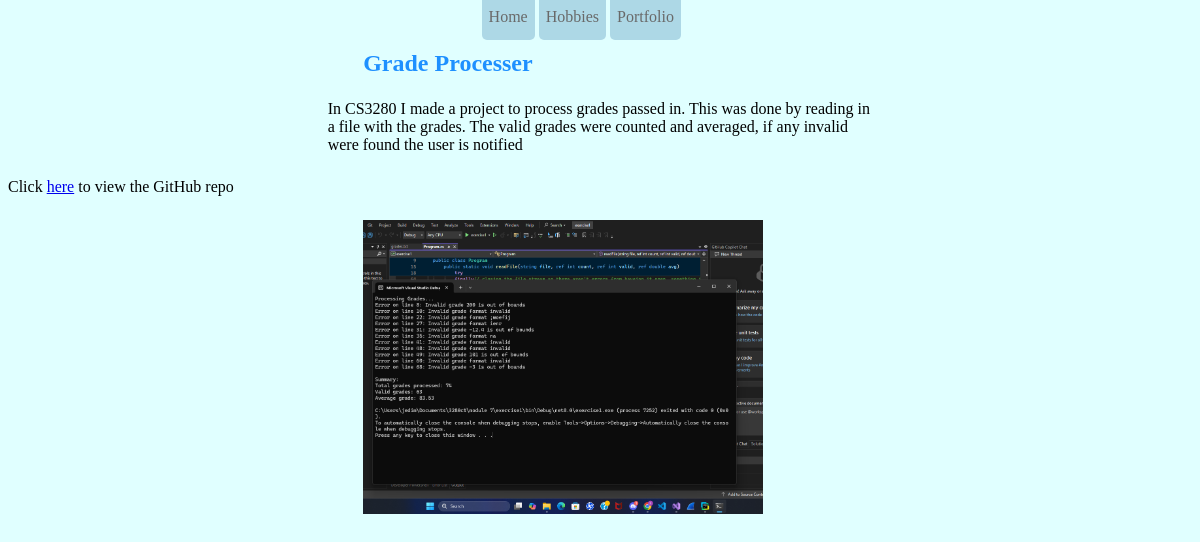
Page /portfolio/grade-processer on the committed database.
### PortfolioDatabase/models.py (models this page shows, shortened)
class Portfolio(models.Model):
    name = models.CharField(max_length=100)
    description = models.CharField(max_length=400)
    image = models.ImageField(default='fallback.png', blank=True)
    link = models.URLField(max_length=500, default="https://github.com/ethanMinson?tab=repositories")
    slug = models.SlugField()

### PortfolioDatabase/views.py (the view)
# urls.py: path("portfolio/<slug:slug>", views.portfolio_view, name="portfolio_view"),
def portfolio_view(request, slug):
    project = Portfolio.objects.get(slug=slug)
    return render(request, "PortfolioDatabase/portfolio_detailed.html", {"project": project})

### PortfolioDatabase/templates/PortfolioDatabase/portfolio_detailed.html (shortened to what this page needs)
<!DOCTYPE html>
<html lang="en">
    <head>
        {% load static %}
        <link rel="stylesheet" href="../../../static/style.css">
    </head>
    <body>
            <a href="/" style="margin-left: 40%" class="btn">Home</a>
            <a href="/hobbies/" class="btn">Hobbies</a>
            <a href="/portfolio/" class="btn">Portfolio</a>
        <h2 class="detailed">{{ project.name }}</h2>
        <p class="dispPage">{{ project.description }}</p>
            <p>Click <a href="{{ project.link }}" target="_blank" rel="noopener noreferrer">here</a> to view the GitHub repo</p>
        <img src="{{ project.image.url }}" alt="{{ project.name }}" class="displayed"/>
    </body>
</html>

### static/style.css (style rules this page uses)
.btn { padding: 15px 7px; background-color: lightblue; text-decoration: none; color: dimgray; border-radius: 5px; margin-top: 25px; }
p.dispPage { width: 550px; margin: 2% 27%; }
img.displayed { display: block; width: 100%; max-width: 400px; margin: 2% 30%; }
h2.detailed { margin: 2% 30%; color: dodgerblue; }
body { background-color: lightcyan; }

### rows in the picture
Portfolio: name "Grade Processer", description "In CS3280 I made a project to process grades passed in. This was done by reading in a file with the grades. The valid grades were counted and averaged, if any invalid were found the user is notified", image (picture)
